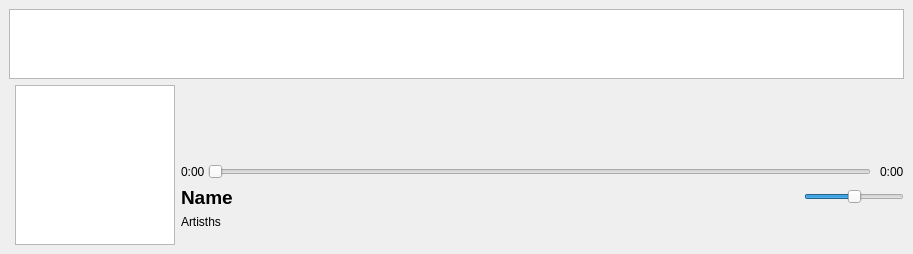
<?xml version="1.0" encoding="UTF-8"?>
<ui version="4.0">
 <class>MainWindow</class>
 <widget class="QMainWindow" name="MainWindow">
  <property name="geometry">
   <rect>
    <x>0</x>
    <y>0</y>
    <width>913</width>
    <height>254</height>
   </rect>
  </property>
  <property name="mouseTracking">
   <bool>true</bool>
  </property>
  <property name="focusPolicy">
   <enum>Qt::NoFocus</enum>
  </property>
  <property name="windowTitle">
   <string>MainWindow</string>
  </property>
  <widget class="QWidget" name="centralwidget">
   <layout class="QGridLayout" name="gridLayout" rowstretch="100,0">
    <item row="1" column="2">
     <layout class="QVBoxLayout" name="ControlLayout">
      <property name="spacing">
       <number>3</number>
      </property>
      <item>
       <spacer name="verticalSpacer">
        <property name="orientation">
         <enum>Qt::Vertical</enum>
        </property>
        <property name="sizeHint" stdset="0">
         <size>
          <width>20</width>
          <height>40</height>
         </size>
        </property>
       </spacer>
      </item>
      <item>
       <layout class="QHBoxLayout" name="buttons">
        <property name="spacing">
         <number>5</number>
        </property>
        <property name="sizeConstraint">
         <enum>QLayout::SetDefaultConstraint</enum>
        </property>
        <item>
         <widget class="QPushButton" name="backButton">
          <property name="sizePolicy">
           <sizepolicy hsizetype="Fixed" vsizetype="Fixed">
            <horstretch>0</horstretch>
            <verstretch>0</verstretch>
           </sizepolicy>
          </property>
          <property name="minimumSize">
           <size>
            <width>30</width>
            <height>30</height>
           </size>
          </property>
          <property name="maximumSize">
           <size>
            <width>30</width>
            <height>30</height>
           </size>
          </property>
          <property name="text">
           <string/>
          </property>
          <property name="flat">
           <bool>true</bool>
          </property>
         </widget>
        </item>
        <item>
         <widget class="QPushButton" name="ppButton">
          <property name="sizePolicy">
           <sizepolicy hsizetype="Fixed" vsizetype="Fixed">
            <horstretch>0</horstretch>
            <verstretch>0</verstretch>
           </sizepolicy>
          </property>
          <property name="minimumSize">
           <size>
            <width>40</width>
            <height>40</height>
           </size>
          </property>
          <property name="maximumSize">
           <size>
            <width>40</width>
            <height>40</height>
           </size>
          </property>
          <property name="text">
           <string/>
          </property>
          <property name="flat">
           <bool>true</bool>
          </property>
         </widget>
        </item>
        <item>
         <widget class="QPushButton" name="forwButton">
          <property name="sizePolicy">
           <sizepolicy hsizetype="Fixed" vsizetype="Fixed">
            <horstretch>0</horstretch>
            <verstretch>0</verstretch>
           </sizepolicy>
          </property>
          <property name="minimumSize">
           <size>
            <width>30</width>
            <height>30</height>
           </size>
          </property>
          <property name="maximumSize">
           <size>
            <width>30</width>
            <height>30</height>
           </size>
          </property>
          <property name="text">
           <string/>
          </property>
          <property name="flat">
           <bool>true</bool>
          </property>
         </widget>
        </item>
        <item>
         <widget class="QPushButton" name="loopButton">
          <property name="sizePolicy">
           <sizepolicy hsizetype="Fixed" vsizetype="Fixed">
            <horstretch>0</horstretch>
            <verstretch>0</verstretch>
           </sizepolicy>
          </property>
          <property name="minimumSize">
           <size>
            <width>30</width>
            <height>30</height>
           </size>
          </property>
          <property name="maximumSize">
           <size>
            <width>30</width>
            <height>30</height>
           </size>
          </property>
          <property name="text">
           <string/>
          </property>
          <property name="flat">
           <bool>true</bool>
          </property>
         </widget>
        </item>
        <item>
         <widget class="QPushButton" name="shuffleButton">
          <property name="sizePolicy">
           <sizepolicy hsizetype="Fixed" vsizetype="Fixed">
            <horstretch>0</horstretch>
            <verstretch>0</verstretch>
           </sizepolicy>
          </property>
          <property name="minimumSize">
           <size>
            <width>30</width>
            <height>30</height>
           </size>
          </property>
          <property name="maximumSize">
           <size>
            <width>30</width>
            <height>30</height>
           </size>
          </property>
          <property name="text">
           <string/>
          </property>
          <property name="flat">
           <bool>true</bool>
          </property>
         </widget>
        </item>
        <item>
         <spacer name="horizontalSpacer">
          <property name="orientation">
           <enum>Qt::Horizontal</enum>
          </property>
          <property name="sizeHint" stdset="0">
           <size>
            <width>40</width>
            <height>20</height>
           </size>
          </property>
         </spacer>
        </item>
       </layout>
      </item>
      <item>
       <layout class="QGridLayout" name="InfoGrid">
        <item row="2" column="0" colspan="3">
         <widget class="QLabel" name="SongName">
          <property name="font">
           <font>
            <pointsize>14</pointsize>
            <bold>true</bold>
           </font>
          </property>
          <property name="text">
           <string>Name</string>
          </property>
         </widget>
        </item>
        <item row="0" column="0" rowspan="2">
         <widget class="QLabel" name="currSongTime">
          <property name="sizePolicy">
           <sizepolicy hsizetype="Fixed" vsizetype="Preferred">
            <horstretch>0</horstretch>
            <verstretch>0</verstretch>
           </sizepolicy>
          </property>
          <property name="text">
           <string>0:00</string>
          </property>
         </widget>
        </item>
        <item row="3" column="0" colspan="3" alignment="Qt::AlignTop">
         <widget class="QLabel" name="Authors">
          <property name="text">
           <string>Artisths</string>
          </property>
          <property name="scaledContents">
           <bool>false</bool>
          </property>
         </widget>
        </item>
        <item row="0" column="4" rowspan="2" alignment="Qt::AlignRight">
         <widget class="QLabel" name="songLength">
          <property name="text">
           <string>0:00</string>
          </property>
         </widget>
        </item>
        <item row="0" column="1" rowspan="2" colspan="3">
         <widget class="CustomSlider" name="SongProgress">
          <property name="font">
           <font>
            <kerning>true</kerning>
           </font>
          </property>
          <property name="mouseTracking">
           <bool>true</bool>
          </property>
          <property name="tracking">
           <bool>true</bool>
          </property>
          <property name="orientation">
           <enum>Qt::Horizontal</enum>
          </property>
         </widget>
        </item>
        <item row="2" column="3" colspan="2" alignment="Qt::AlignRight">
         <widget class="CustomSlider" name="volumeSlider">
          <property name="minimumSize">
           <size>
            <width>100</width>
            <height>30</height>
           </size>
          </property>
          <property name="maximumSize">
           <size>
            <width>100</width>
            <height>30</height>
           </size>
          </property>
          <property name="maximum">
           <number>100</number>
          </property>
          <property name="value">
           <number>50</number>
          </property>
          <property name="orientation">
           <enum>Qt::Horizontal</enum>
          </property>
         </widget>
        </item>
        <item row="3" column="4">
         <widget class="QPushButton" name="openSpotifyButton">
          <property name="sizePolicy">
           <sizepolicy hsizetype="Fixed" vsizetype="Fixed">
            <horstretch>0</horstretch>
            <verstretch>0</verstretch>
           </sizepolicy>
          </property>
          <property name="minimumSize">
           <size>
            <width>30</width>
            <height>30</height>
           </size>
          </property>
          <property name="maximumSize">
           <size>
            <width>30</width>
            <height>30</height>
           </size>
          </property>
          <property name="text">
           <string/>
          </property>
          <property name="flat">
           <bool>true</bool>
          </property>
         </widget>
        </item>
       </layout>
      </item>
     </layout>
    </item>
    <item row="1" column="1">
     <widget class="CoverViewer" name="coverView">
      <property name="sizePolicy">
       <sizepolicy hsizetype="Expanding" vsizetype="Expanding">
        <horstretch>0</horstretch>
        <verstretch>0</verstretch>
       </sizepolicy>
      </property>
      <property name="minimumSize">
       <size>
        <width>160</width>
        <height>160</height>
       </size>
      </property>
      <property name="maximumSize">
       <size>
        <width>160</width>
        <height>160</height>
       </size>
      </property>
      <property name="mouseTracking">
       <bool>true</bool>
      </property>
      <property name="interactive">
       <bool>true</bool>
      </property>
     </widget>
    </item>
    <item row="0" column="0" colspan="3">
     <widget class="QPlainTextEdit" name="responses"/>
    </item>
   </layout>
  </widget>
  <action name="showMyInfo">
   <property name="text">
    <string>MyInfo</string>
   </property>
  </action>
  <action name="showCurrSong">
   <property name="text">
    <string>Show Current Song</string>
   </property>
  </action>
 </widget>
 <customwidgets>
  <customwidget>
   <class>CoverViewer</class>
   <extends>QGraphicsView</extends>
   <header>GUI/CoverViewer.h</header>
  </customwidget>
  <customwidget>
   <class>CustomSlider</class>
   <extends>QSlider</extends>
   <header>GUI/CustomSlider.h</header>
  </customwidget>
 </customwidgets>
 <resources/>
 <connections/>
</ui>
